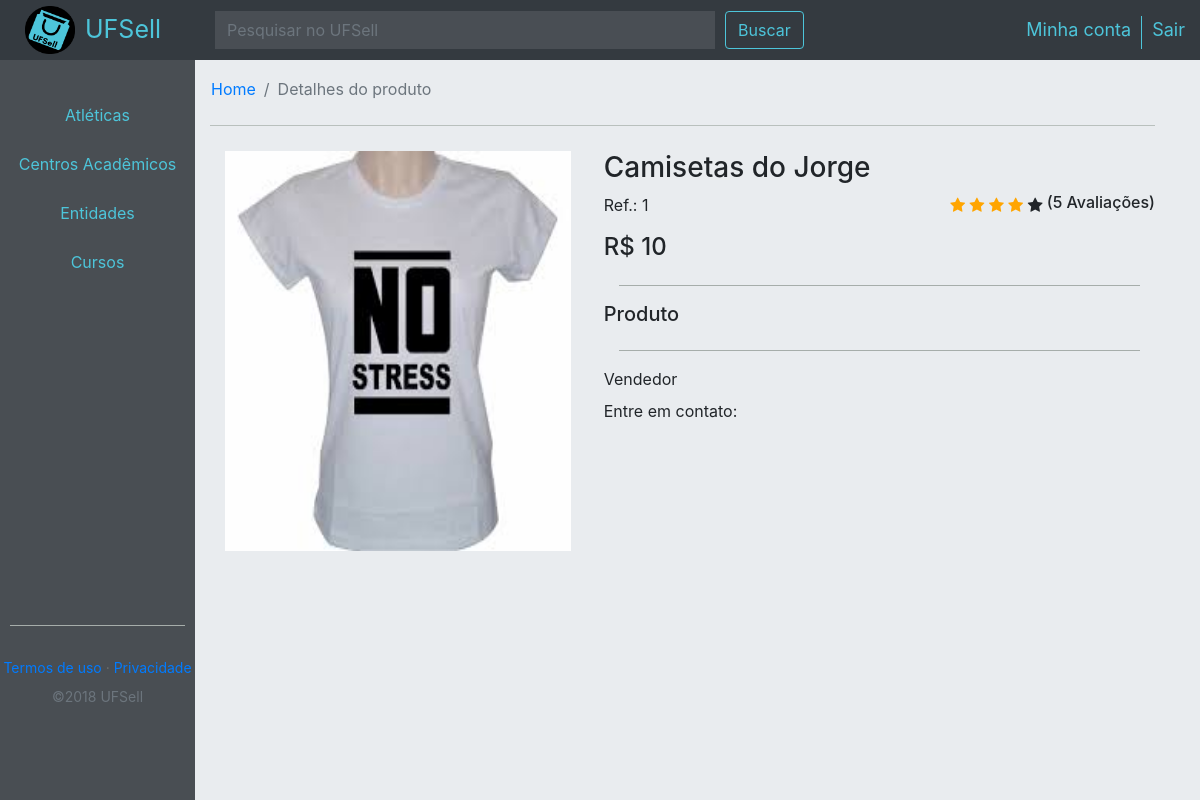
Screenshot of /produto.php?id_prod=1 (signed in) with the database file from the repository.
### tables this page shows
CREATE TABLE IF NOT EXISTS `prod` (
  `id` int(11) NOT NULL,
  `nome` varchar(50) NOT NULL,
  `descr` varchar(500) NOT NULL,
  `preco` float NOT NULL,
  `img` varchar(150) NOT NULL,
  `qt_votos` int(11) NOT NULL,
  `aval` float NOT NULL
);

### produto.php (the view, shortened to what this page needs)
<?php
include('connection/connection.php');
$script = "SELECT *
FROM prod
WHERE id='".$_GET['id_prod']."';";
$result = $conn->query($script);
$prod = $result->fetch_object();
?>
<!DOCTYPE html>
<html lang="pt-br">
    <?php include 'includes/header1.php' ?>
    <body>
      <?php include 'includes/nav1.php' ?>
		<div id="defCol" class="col-12 col-xl-12 col-lg-12 col-md-12">
                <div id="defRow" class="row">
                    <div id="menu" class="col-2 col-xl-2 col-lg-2 col-md-2">
						<div class="divWrap">
							<div id="btn-itemP" class="menuT">
								<button class="btn btn-light" data-toggle="collapse" data-target=".multi-collapse1" aria-expanded="true" aria-controls="at1 at2 at3 at4 at5 at6">Atléticas</button>
							</div>
							<div class="menuT">
								<button class="btn btn-light" data-toggle="collapse" data-target=".multi-collapse2" aria-expanded="true" aria-controls="ca1 ca2 ca3 ca4 ca5 ca6 ca7">Centros Acadêmicos</button>
							</div>
							<div class="menuT">
								<button class="btn btn-light" data-toggle="collapse" data-target=".multi-collapse3" aria-expanded="true" aria-controls="en1 en2 en3">Entidades</button>
							</div>
							<div class="menuT">
								<button class="btn btn-light" data-toggle="collapse" data-target=".multi-collapse4" aria-expanded="true" aria-controls="c1 c2 c3 c4 c5 c6 c7 c8 c9 c10 c11 c12">Cursos</button>
							</div>
						</div>
						<div class="hrFooter">
							<hr>
						</div>
						<div class="footer">
							<div class="row">
								<a href="#">Termos de uso</a>
								<label style="color: #6c706e;">&nbsp&middot&nbsp</label>
								<a href="#">Privacidade</a>
							</div>
							<div class="row" style="margin-bottom: 30px;">
								<span id="foot" class="text-muted">©2018 UFSell</span>
							</div>
						</div>
                    </div>
                    <div id="conteudo" class="col-10 col-xl-10 col-lg-10 col-md-10">
						<nav aria-label="breadcrumb" style="margin-top:5px; margin-left:-15px;">
							<ol class="breadcrumb">
								<li class="breadcrumb-item"><a href="./home.php?sel=1">Home</a></li>
								<li class="breadcrumb-item active" aria-current="page">Detalhes do produto</li>
							</ol>
						</nav>
						<div class="colD">
							<div class="col-12 col-xl-12 col-lg-12 col-md-12" style="margin-top: 25px;">
								<div class="row">
									<div class="col-5 col-xl-5 col-lg-5 col-md-5">
										<img class="imgProd" src="img/<?php echo $prod->img; ?>">
									</div>
									<div class="col-7 col-xl-7 col-lg-7 col-md-7">
										<div class="row">
											<h3><?php echo $prod->nome; ?></h3>
										</div>
										<div class="row justify-content-between">
												<div class="obj1">
													Ref.:&nbsp<?php echo $prod->id; ?>
												</div>
												<div class="row">
													<ul class="rating ratingCustom">
														<span class="fa fa-star checked"></span>
														<span class="fa fa-star checked"></span>
														<span class="fa fa-star checked"></span>
														<span class="fa fa-star checked"></span>
														<span class="fa fa-star"></span>
													</ul>
													<h6 class="avalCard" style="margin-right:15px;">&nbsp(<?php echo $prod->qt_votos; ?> Avaliações)</h6>
												</div>
										</div>
										<div class="row">
											<h4>R$&nbsp<?php echo $prod->preco; ?></h4>
										</div>
										<hr class="hrProd">
										<div class="row">
											<h5>Produto&nbsp<?php echo $org; ?></h5>
										</div>
										<hr class="hrProd">
										<div class="row">
											<label>Vendedor&nbsp<?php echo  $vend; ?></label>
										</div>
										<div class="row">
											<label>Entre em contato:&nbsp <?php echo $tel; ?></label>
										</div>
									</div>
								</div>
							</div>
						</div>
					</div>
				</div>
			</div>
    </body>
</html>

### css/comprador.css (style rules this page uses)
html, body { position: relative; height: 100%; }
body { height: 100%; width: 100%; background-color:#e9ecef; }
nav { width: 100%; height: 60px; }
#defCol { width: 100%; height: calc(100% - 60px); }
#defRow { width: 100%; height: 100%; }
.btn-light { background-color: #494e53; color: #4dc5da; padding-top: 12.5px; padding-bottom: 12.5px; border: none; border-radius: 0; width: 100%; }
#btn-itemP { margin-top: 30px; }
hr { width: 90%; background-color: #b9c0bd; }
.footer { width: 100%; }
.footer > .row { margin: 0px; font-size: 14px; display: flex; justify-content: center; }
#conteudo { background-color:#e9ecef; }
.colD { display: block; -webkit-hyphens: auto; -moz-hyphens: auto; -ms-hyphens: auto; hyphens: auto; width: 100%; border-top: 1px solid #000000; border-color: #b9c0bd; }
.checked { color: orange; }
#menu { padding: 0px; background-color: #494e53 !important; display: flex; flex-direction: column; height: 100%; width: 100%; z-index: 100; }
.divWrap { display: flex; flex-direction: column; flex: 1 0 auto; background-color: #494e53; }
.hrFooter { padding-top: 15px; padding-bottom: 15px; background-color: #494e53; }
.footer { display: flex; flex-direction: column; height: 143px; width: 100%; flex-shrink: 0; background-color: #494e53; }
.rating { padding-left: 15px; }
.ratingCustom { padding-left: 0px; }
.imgProd { width: 95%; height: 400px; }
.hrProd { width: 100%; }

### rows the page displays
prod: img (picture), nome "Camisetas do Jorge", id "1", qt_votos "5", preco "10"
